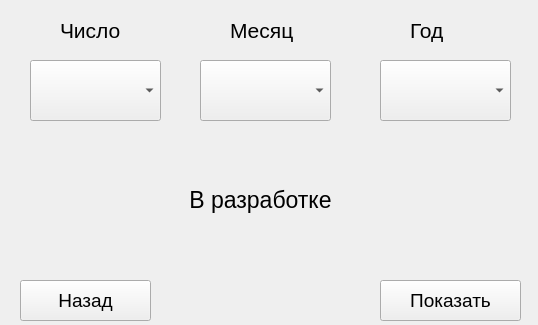
<?xml version="1.0" encoding="UTF-8"?>
<ui version="4.0">
 <class>ResultWindow</class>
 <widget class="QMainWindow" name="ResultWindow">
  <property name="geometry">
   <rect>
    <x>0</x>
    <y>0</y>
    <width>538</width>
    <height>325</height>
   </rect>
  </property>
  <property name="windowTitle">
   <string>Сводка</string>
  </property>
  <widget class="QWidget" name="centralwidget">
   <widget class="QLabel" name="label_result">
    <property name="geometry">
     <rect>
      <x>80</x>
      <y>120</y>
      <width>361</width>
      <height>161</height>
     </rect>
    </property>
    <property name="font">
     <font>
      <pointsize>17</pointsize>
     </font>
    </property>
    <property name="layoutDirection">
     <enum>Qt::LeftToRight</enum>
    </property>
    <property name="text">
     <string>&lt;html&gt;&lt;head/&gt;&lt;body&gt;&lt;p align=&quot;center&quot;&gt;В разработке&lt;/p&gt;&lt;/body&gt;&lt;/html&gt;</string>
    </property>
   </widget>
   <widget class="QComboBox" name="comboBox_month">
    <property name="geometry">
     <rect>
      <x>200</x>
      <y>60</y>
      <width>131</width>
      <height>61</height>
     </rect>
    </property>
    <property name="font">
     <font>
      <pointsize>14</pointsize>
     </font>
    </property>
    <item>
     <property name="text">
      <string/>
     </property>
    </item>
    <item>
     <property name="text">
      <string>Январь</string>
     </property>
    </item>
    <item>
     <property name="text">
      <string>Февраль</string>
     </property>
    </item>
    <item>
     <property name="text">
      <string>Март</string>
     </property>
    </item>
    <item>
     <property name="text">
      <string>Апрель</string>
     </property>
    </item>
    <item>
     <property name="text">
      <string>Май</string>
     </property>
    </item>
    <item>
     <property name="text">
      <string>Июнь</string>
     </property>
    </item>
    <item>
     <property name="text">
      <string>Июль</string>
     </property>
    </item>
    <item>
     <property name="text">
      <string>Август</string>
     </property>
    </item>
    <item>
     <property name="text">
      <string>Сентябрь</string>
     </property>
    </item>
    <item>
     <property name="text">
      <string>Октябрь</string>
     </property>
    </item>
    <item>
     <property name="text">
      <string>Ноябрь</string>
     </property>
    </item>
    <item>
     <property name="text">
      <string>Декабрь</string>
     </property>
    </item>
   </widget>
   <widget class="QComboBox" name="comboBox_year">
    <property name="geometry">
     <rect>
      <x>380</x>
      <y>60</y>
      <width>131</width>
      <height>61</height>
     </rect>
    </property>
    <property name="font">
     <font>
      <pointsize>14</pointsize>
     </font>
    </property>
    <item>
     <property name="text">
      <string/>
     </property>
    </item>
    <item>
     <property name="text">
      <string>2024</string>
     </property>
    </item>
    <item>
     <property name="text">
      <string>2025</string>
     </property>
    </item>
    <item>
     <property name="text">
      <string>2026</string>
     </property>
    </item>
    <item>
     <property name="text">
      <string>2027</string>
     </property>
    </item>
   </widget>
   <widget class="QComboBox" name="comboBox_day">
    <property name="geometry">
     <rect>
      <x>30</x>
      <y>60</y>
      <width>131</width>
      <height>61</height>
     </rect>
    </property>
    <property name="font">
     <font>
      <pointsize>14</pointsize>
     </font>
    </property>
    <item>
     <property name="text">
      <string/>
     </property>
    </item>
    <item>
     <property name="text">
      <string>1</string>
     </property>
    </item>
    <item>
     <property name="text">
      <string>2</string>
     </property>
    </item>
    <item>
     <property name="text">
      <string>3</string>
     </property>
    </item>
    <item>
     <property name="text">
      <string>4</string>
     </property>
    </item>
    <item>
     <property name="text">
      <string>5</string>
     </property>
    </item>
    <item>
     <property name="text">
      <string>6</string>
     </property>
    </item>
    <item>
     <property name="text">
      <string>7</string>
     </property>
    </item>
    <item>
     <property name="text">
      <string>8</string>
     </property>
    </item>
    <item>
     <property name="text">
      <string>9</string>
     </property>
    </item>
    <item>
     <property name="text">
      <string>10</string>
     </property>
    </item>
    <item>
     <property name="text">
      <string>11</string>
     </property>
    </item>
    <item>
     <property name="text">
      <string>12</string>
     </property>
    </item>
    <item>
     <property name="text">
      <string>13</string>
     </property>
    </item>
    <item>
     <property name="text">
      <string>14</string>
     </property>
    </item>
    <item>
     <property name="text">
      <string>15</string>
     </property>
    </item>
    <item>
     <property name="text">
      <string>16</string>
     </property>
    </item>
    <item>
     <property name="text">
      <string>17</string>
     </property>
    </item>
    <item>
     <property name="text">
      <string>18</string>
     </property>
    </item>
    <item>
     <property name="text">
      <string>19</string>
     </property>
    </item>
    <item>
     <property name="text">
      <string>20</string>
     </property>
    </item>
    <item>
     <property name="text">
      <string>21</string>
     </property>
    </item>
    <item>
     <property name="text">
      <string>22</string>
     </property>
    </item>
    <item>
     <property name="text">
      <string>23</string>
     </property>
    </item>
    <item>
     <property name="text">
      <string>24</string>
     </property>
    </item>
    <item>
     <property name="text">
      <string>25</string>
     </property>
    </item>
    <item>
     <property name="text">
      <string>26</string>
     </property>
    </item>
    <item>
     <property name="text">
      <string>27</string>
     </property>
    </item>
    <item>
     <property name="text">
      <string>28</string>
     </property>
    </item>
    <item>
     <property name="text">
      <string>29</string>
     </property>
    </item>
    <item>
     <property name="text">
      <string>30</string>
     </property>
    </item>
    <item>
     <property name="text">
      <string>31</string>
     </property>
    </item>
   </widget>
   <widget class="QLabel" name="label_day">
    <property name="geometry">
     <rect>
      <x>60</x>
      <y>10</y>
      <width>81</width>
      <height>41</height>
     </rect>
    </property>
    <property name="font">
     <font>
      <pointsize>16</pointsize>
     </font>
    </property>
    <property name="text">
     <string>Число</string>
    </property>
   </widget>
   <widget class="QLabel" name="label_month">
    <property name="geometry">
     <rect>
      <x>230</x>
      <y>10</y>
      <width>81</width>
      <height>41</height>
     </rect>
    </property>
    <property name="font">
     <font>
      <pointsize>16</pointsize>
     </font>
    </property>
    <property name="text">
     <string>Месяц</string>
    </property>
   </widget>
   <widget class="QLabel" name="label_year">
    <property name="geometry">
     <rect>
      <x>410</x>
      <y>10</y>
      <width>71</width>
      <height>41</height>
     </rect>
    </property>
    <property name="font">
     <font>
      <pointsize>16</pointsize>
     </font>
    </property>
    <property name="text">
     <string>Год</string>
    </property>
   </widget>
   <widget class="QPushButton" name="pushButton_back">
    <property name="geometry">
     <rect>
      <x>20</x>
      <y>280</y>
      <width>131</width>
      <height>41</height>
     </rect>
    </property>
    <property name="font">
     <font>
      <pointsize>14</pointsize>
     </font>
    </property>
    <property name="text">
     <string>Назад</string>
    </property>
   </widget>
   <widget class="QPushButton" name="pushButton_show">
    <property name="geometry">
     <rect>
      <x>380</x>
      <y>280</y>
      <width>141</width>
      <height>41</height>
     </rect>
    </property>
    <property name="font">
     <font>
      <pointsize>14</pointsize>
     </font>
    </property>
    <property name="text">
     <string>Показать</string>
    </property>
   </widget>
  </widget>
 </widget>
 <resources/>
 <connections/>
</ui>
